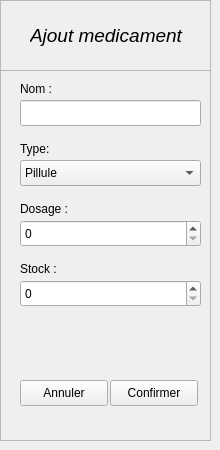
      <widget class="QWidget" name="ajout_page">
       <widget class="QLabel" name="label_9">
        <property name="geometry">
         <rect>
          <x>30</x>
          <y>20</y>
          <width>161</width>
          <height>31</height>
         </rect>
        </property>
        <property name="font">
         <font>
          <pointsize>14</pointsize>
          <italic>true</italic>
         </font>
        </property>
        <property name="text">
         <string>Ajout medicament</string>
        </property>
       </widget>
       <widget class="QFrame" name="frame_3">
        <property name="geometry">
         <rect>
          <x>0</x>
          <y>0</y>
          <width>211</width>
          <height>441</height>
         </rect>
        </property>
        <property name="frameShape">
         <enum>QFrame::StyledPanel</enum>
        </property>
        <property name="frameShadow">
         <enum>QFrame::Raised</enum>
        </property>
        <widget class="QFrame" name="frame_4">
         <property name="geometry">
          <rect>
           <x>0</x>
           <y>0</y>
           <width>211</width>
           <height>71</height>
          </rect>
         </property>
         <property name="autoFillBackground">
          <bool>false</bool>
         </property>
         <property name="frameShape">
          <enum>QFrame::StyledPanel</enum>
         </property>
         <property name="frameShadow">
          <enum>QFrame::Raised</enum>
         </property>
        </widget>
        <widget class="QLabel" name="label_10">
         <property name="geometry">
          <rect>
           <x>20</x>
           <y>80</y>
           <width>66</width>
           <height>18</height>
          </rect>
         </property>
         <property name="text">
          <string>Nom :</string>
         </property>
        </widget>
        <widget class="QLineEdit" name="new_nom">
         <property name="geometry">
          <rect>
           <x>20</x>
           <y>100</y>
           <width>181</width>
           <height>26</height>
          </rect>
         </property>
        </widget>
        <widget class="QLabel" name="label_11">
         <property name="geometry">
          <rect>
           <x>20</x>
           <y>140</y>
           <width>66</width>
           <height>18</height>
          </rect>
         </property>
         <property name="text">
          <string>Type:</string>
         </property>
        </widget>
        <widget class="QComboBox" name="new_type">
         <property name="geometry">
          <rect>
           <x>20</x>
           <y>160</y>
           <width>181</width>
           <height>26</height>
          </rect>
         </property>
         <item>
          <property name="text">
           <string>Pillule</string>
          </property>
         </item>
         <item>
          <property name="text">
           <string>Gellule</string>
          </property>
         </item>
         <item>
          <property name="text">
           <string>Sirop</string>
          </property>
         </item>
        </widget>
        <widget class="QLabel" name="label_12">
         <property name="geometry">
          <rect>
           <x>20</x>
           <y>200</y>
           <width>66</width>
           <height>18</height>
          </rect>
         </property>
         <property name="text">
          <string>Dosage :</string>
         </property>
        </widget>
        <widget class="QLabel" name="label_13">
         <property name="geometry">
          <rect>
           <x>20</x>
           <y>260</y>
           <width>66</width>
           <height>18</height>
          </rect>
         </property>
         <property name="text">
          <string>Stock :</string>
         </property>
        </widget>
        <widget class="QSpinBox" name="new_stock">
         <property name="geometry">
          <rect>
           <x>20</x>
           <y>280</y>
           <width>181</width>
           <height>27</height>
          </rect>
         </property>
         <property name="maximum">
          <number>9999</number>
         </property>
        </widget>
        <widget class="QSpinBox" name="new_dosage">
         <property name="geometry">
          <rect>
           <x>20</x>
           <y>220</y>
           <width>181</width>
           <height>27</height>
          </rect>
         </property>
         <property name="maximum">
          <number>9999</number>
         </property>
        </widget>
        <widget class="QPushButton" name="new_confirm_btn">
         <property name="geometry">
          <rect>
           <x>110</x>
           <y>380</y>
           <width>88</width>
           <height>26</height>
          </rect>
         </property>
         <property name="text">
          <string>Confirmer</string>
         </property>
        </widget>
        <widget class="QPushButton" name="new_annuler_btn">
         <property name="geometry">
          <rect>
           <x>20</x>
           <y>380</y>
           <width>88</width>
           <height>26</height>
          </rect>
         </property>
         <property name="text">
          <string>Annuler</string>
         </property>
        </widget>
       </widget>
      </widget>
